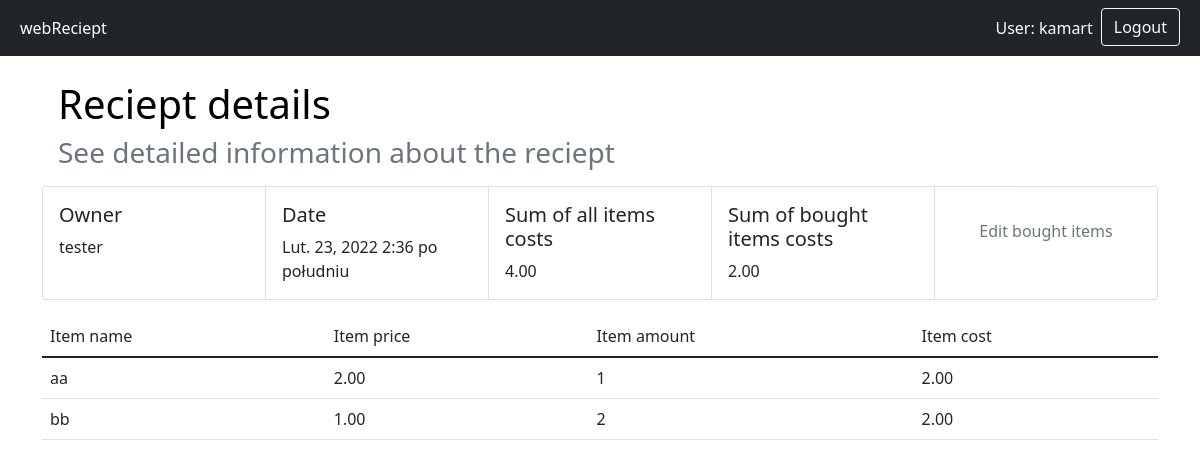
The app's page /reciept/1/1 (signed in) with its own data.
### reciept/models.py (models this page shows)
class Reciept(models.Model):
    date = models.DateField(auto_now_add=True)
    time = models.TimeField(auto_now_add=True)
    group = models.ForeignKey(Group, on_delete=models.CASCADE)
    owner = models.ForeignKey(User, on_delete=models.CASCADE)
    @property
    def wholeCost(self):
        items = self.item_set.all()
        wholeCost = decimal.Decimal(0)
        for item in items:
            wholeCost += item.cost
        return wholeCost

class Item(models.Model):
    reciept = models.ForeignKey(Reciept, on_delete=models.CASCADE)
    name = models.CharField(max_length=100)
    amount = models.DecimalField(max_digits=9, decimal_places=5)
    price = models.DecimalField(max_digits=9, decimal_places=2)
    @property
    def cost(self):
        return self.price * self.amount

### reciept/views.py (the view)
# urls.py: path('reciept/<int:group_id>/<int:reciept_id>', views.recieptView, name='reciept-view'),
@login_required(redirect_field_name='next', login_url='/accounts/login')
def recieptView(request, reciept_id, group_id):
    reciept = get_object_or_404(Reciept, id = reciept_id)
    group = get_object_or_404(Group, id = group_id)
    if not group.accounts.filter(username = request.user.username).exists():
        raise PermissionDenied
    itemList = Item.objects.filter(reciept = reciept)
    recieptinfo = RecieptInfo(user = request.user, reciept = reciept)
    context = {
        'items': itemList,
        'reciept': reciept,
        'group_id': group_id,
        'wholeBoughtCost': recieptinfo.cost()
    }
    return render(request, 'reciept/recieptView.html', context)

### reciept/models.py (called while the page is built)
    @property
    def cost(self):
        return self.item.price * self.amount

### reciept/templatetags/tags.py (called while the page is built)
@register.filter(name = 'cutZeros')
def cutZeros(number):
    return str(number).rstrip('0').rstrip('.')

### reciept/temporaryModels.py (called while the page is built)
    def cost(self):
        items = self.reciept.item_set.all()
        cost = decimal.Decimal(0)
        for item in items:
            itemInfo, _ = item.iteminfo_set.get_or_create(user = self.user)
            cost += itemInfo.cost
        return round(cost,2)

### reciept/templates/reciept/recieptView.html (shortened to what this page needs)
{% extends 'reciept/mainModule.html' %}
{% load tags %}
{% block content %}
<div class='container'>
    <h1 class='text-black mt-4 ms-3'>
        Reciept details
    </h1>
    <h3 class='text-muted mb-3 ms-3'>
        See detailed information about the reciept
    </h3>
    <div id='recieptInfo'>
        <div class='card-group'>
                <div class='card'>
                    <div class='card-body'>
                        <h5 class='card-title'>
                            Owner
                        </h5>
                        <p class='card-text'>
                            {% if reciept.owner.first_name%}
                                {{reciept.owner.first_name}} {{reciept.owner.last_name}} {% if reciept.owner == user%}(me){% endif %}
                            {% else %}
                                {{reciept.owner.username}} {% if reciept.owner == user%}(me){% endif %}
                            {% endif %}
                        </p>
                    </div>
                </div>
                <div class='card'>
                    <div class='card-body'>
                        <h5 class='card-title'>
                            Date
                        </h5>
                        <p class='card-text'>
                            {{reciept.date}} {{reciept.time}}
                        </p>
                    </div>
                </div>
                <div class='card'>
                    <div class='card-body'>
                        <h5 class='card-title'>
                            Sum of all items costs
                        </h5>
                        <p class='card-text'>
                            {{reciept.wholeCost|floatformat:2}}
                        </p>
                    </div>
                </div>
            {% if reciept.owner != user %}
                <div class='card'>
                    <div class='card-body'>
                        <h5 class='card-title'>
                            Sum of bought items costs
                        </h5>
                        <p class='card-text'>
                            {{wholeBoughtCost|floatformat:2}}
                        </p>
                    </div>
                </div>
                <div class='card'>
                    <div class='card-body'>
                        <a href={% url 'reciept-manage' group_id reciept.id %} class='card-body text-decoration-none d-flex justify-content-center align-items-center'>
                            <p class='card-text text-muted'>
                                Edit bought items
                            </p>
                        </a>
                    </div>
                </div>
            {% endif %}
        </div>
    </div>
    <div id='recieptItems' class='mt-3'>
        <table class='table'>
            <thead>
                <tr>
                    <td>
                        Item name
                    </td>
                    <td>
                        Item price
                    </td>
                    <td>
                        Item amount
                    </td>
                    <td>
                        Item cost
                    </td>
                </tr>
            </thead>
            <tbody>
                {% for item in items %}
                    <tr>
                        <td style='min-width: 100px; max-width:1px' class='overflow-hidden'>
                            {{item.name}}
                        </td>
                        <td>
                            {{item.price|floatformat:'2'}}
                        </td>
                        <td>
                            {{item.amount|cutZeros}}
                        </td>
                        <td>
                            {{item.cost|floatformat:'2'}}
                        </td>
                    </tr>
                {% endfor %}
        </table>
    </div>
</div>
{% endblock %}

### reciept/templates/reciept/mainModule.html (shortened to what this page needs)
<!DOCTYPE html>
<html lang="en">
    <head>
        {% load static %}
        <link rel = "stylesheet" href="{% static 'reciept/css/bootstrap.css' %}">
    <body>
        <div id = "header">
            <header class="navbar navbar-expand-sm bg-dark navbar-dark">
                <div class="container-fluid ">
                  <ul class="navbar-nav">
                        <li class="nav-item">
                            <a class="nav-link active" href={% url 'index' %}>webReciept</a>
                        </li>
                    </ul>
                    <div class="navbar-right">
                        <ul class="navbar-nav">
                        {% if user.is_authenticated %}
                            <li class='nav-item'>
                                <div class='nav-item navbar-text text-white me-2'>
                                    User: {{ user.username }}
                                </div>
                            </li>
                            <li class='nav-item'>
                                <a href={% url 'logout' %} role="button" class="btn btn-outline-light me-2 ">
                                    Logout
                                </a>
                            </li>
                        {% endif %}
                        </ul>
                    </div>
                </div>
            </header>
        </div>
        <div id = "content">
            {% block content %}{% endblock %}
        </div>
    </body>
</html>

### records on screen
Reciept: owner.username "tester", date "Lut. 23, 2022", time "2:36 po południu", wholeCost "4.00"
Item: name "aa", price "2.00", amount "1", cost "2.00"
Item: name "bb", price "1.00", amount "2", cost "2.00"

### other values on screen
{{ user.username }} "kamart"
{{ wholeBoughtCost|floatformat:2 }} "2.00"
